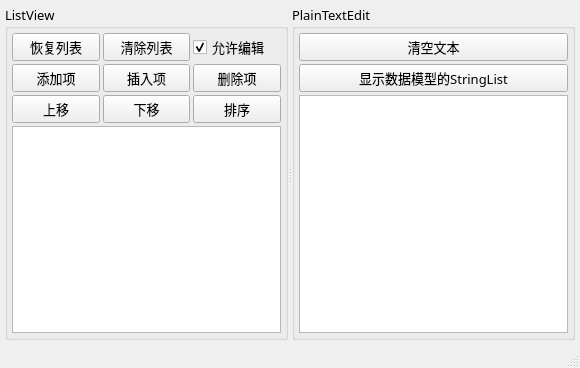
<?xml version="1.0" encoding="UTF-8"?>
<ui version="4.0">
 <class>MainWindow</class>
 <widget class="QMainWindow" name="MainWindow">
  <property name="geometry">
   <rect>
    <x>0</x>
    <y>0</y>
    <width>580</width>
    <height>368</height>
   </rect>
  </property>
  <property name="font">
   <font>
    <family>宋体</family>
    <pointsize>10</pointsize>
   </font>
  </property>
  <property name="windowTitle">
   <string>QStringListModel和QListView</string>
  </property>
  <widget class="QWidget" name="centralwidget">
   <layout class="QVBoxLayout" name="verticalLayout_4">
    <property name="leftMargin">
     <number>5</number>
    </property>
    <property name="topMargin">
     <number>5</number>
    </property>
    <property name="rightMargin">
     <number>5</number>
    </property>
    <property name="bottomMargin">
     <number>5</number>
    </property>
    <item>
     <widget class="QSplitter" name="splitter">
      <property name="orientation">
       <enum>Qt::Horizontal</enum>
      </property>
      <widget class="QGroupBox" name="groupBox">
       <property name="title">
        <string>ListView</string>
       </property>
       <layout class="QVBoxLayout" name="verticalLayout_3">
        <property name="spacing">
         <number>3</number>
        </property>
        <property name="leftMargin">
         <number>4</number>
        </property>
        <property name="topMargin">
         <number>4</number>
        </property>
        <property name="rightMargin">
         <number>4</number>
        </property>
        <property name="bottomMargin">
         <number>4</number>
        </property>
        <item>
         <layout class="QGridLayout" name="gridLayout">
          <item row="0" column="0">
           <widget class="QPushButton" name="btnIniList">
            <property name="text">
             <string>恢复列表</string>
            </property>
           </widget>
          </item>
          <item row="1" column="0">
           <widget class="QPushButton" name="btnListAppend">
            <property name="text">
             <string>添加项</string>
            </property>
           </widget>
          </item>
          <item row="1" column="1">
           <widget class="QPushButton" name="btnListInsert">
            <property name="text">
             <string>插入项</string>
            </property>
           </widget>
          </item>
          <item row="1" column="2">
           <widget class="QPushButton" name="btnListDelete">
            <property name="text">
             <string>删除项</string>
            </property>
           </widget>
          </item>
          <item row="2" column="0">
           <widget class="QPushButton" name="btnListMoveUp">
            <property name="text">
             <string>上移</string>
            </property>
           </widget>
          </item>
          <item row="2" column="1">
           <widget class="QPushButton" name="btnListMoveDown">
            <property name="text">
             <string>下移</string>
            </property>
           </widget>
          </item>
          <item row="2" column="2">
           <widget class="QPushButton" name="btnListSort">
            <property name="text">
             <string>排序</string>
            </property>
            <property name="checkable">
             <bool>true</bool>
            </property>
           </widget>
          </item>
          <item row="0" column="1">
           <widget class="QPushButton" name="btnListClear">
            <property name="text">
             <string>清除列表</string>
            </property>
           </widget>
          </item>
          <item row="0" column="2">
           <widget class="QCheckBox" name="chkEditable">
            <property name="text">
             <string>允许编辑</string>
            </property>
            <property name="checked">
             <bool>true</bool>
            </property>
           </widget>
          </item>
         </layout>
        </item>
        <item>
         <widget class="QListView" name="listView">
          <property name="alternatingRowColors">
           <bool>true</bool>
          </property>
         </widget>
        </item>
       </layout>
      </widget>
      <widget class="QGroupBox" name="groupBox_2">
       <property name="title">
        <string>PlainTextEdit</string>
       </property>
       <layout class="QVBoxLayout" name="verticalLayout_2">
        <property name="spacing">
         <number>3</number>
        </property>
        <property name="leftMargin">
         <number>4</number>
        </property>
        <property name="topMargin">
         <number>4</number>
        </property>
        <property name="rightMargin">
         <number>4</number>
        </property>
        <property name="bottomMargin">
         <number>4</number>
        </property>
        <item>
         <layout class="QVBoxLayout" name="verticalLayout">
          <item>
           <widget class="QPushButton" name="btnTextClear">
            <property name="text">
             <string>清空文本</string>
            </property>
           </widget>
          </item>
          <item>
           <widget class="QPushButton" name="btnTextImport">
            <property name="text">
             <string>显示数据模型的StringList</string>
            </property>
           </widget>
          </item>
         </layout>
        </item>
        <item>
         <widget class="QPlainTextEdit" name="plainTextEdit"/>
        </item>
       </layout>
      </widget>
     </widget>
    </item>
   </layout>
  </widget>
  <widget class="QStatusBar" name="statusbar"/>
 </widget>
 <resources/>
 <connections/>
</ui>
